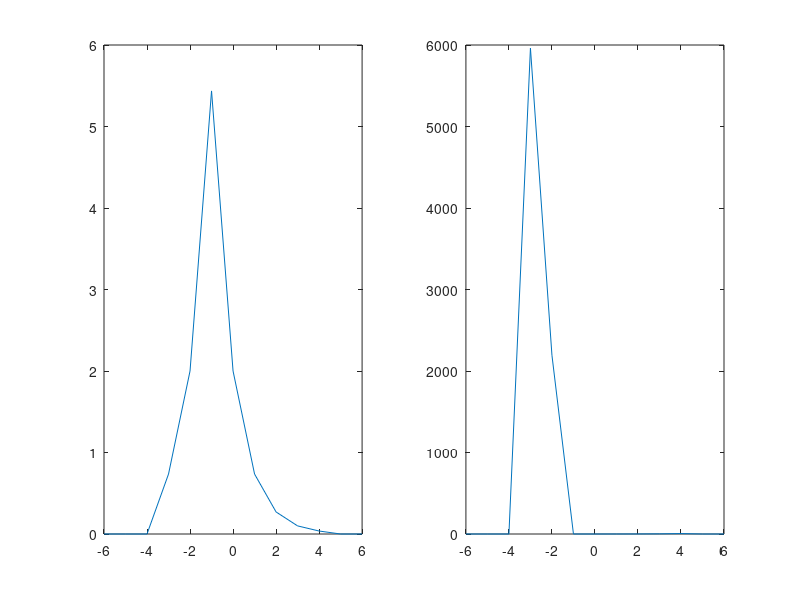

The MATLAB script that drew this image:
x(1:3)=zeros(1,3);
t1=-3:1:-1;
x(4:6)=2*exp(t1+2);
t2=-1:1:4;
x(6:11)=2*exp(-t2).*cos(2*pi.*t2);
x(12:13)=zeros(1,2);
subplot(1,2,1)
plot(-6:6,x)

x(1:3)=zeros(1,3);
t1=-3:1:-1;
x(4:6)=2*exp(3-t1+2);
t2=-1:1:4;
x(6:11)=2*exp(-3+t2).*cos(2*pi.*(3-t2));
x(12:13)=zeros(1,2);
subplot(1,2,2)
plot(-6:6,x)